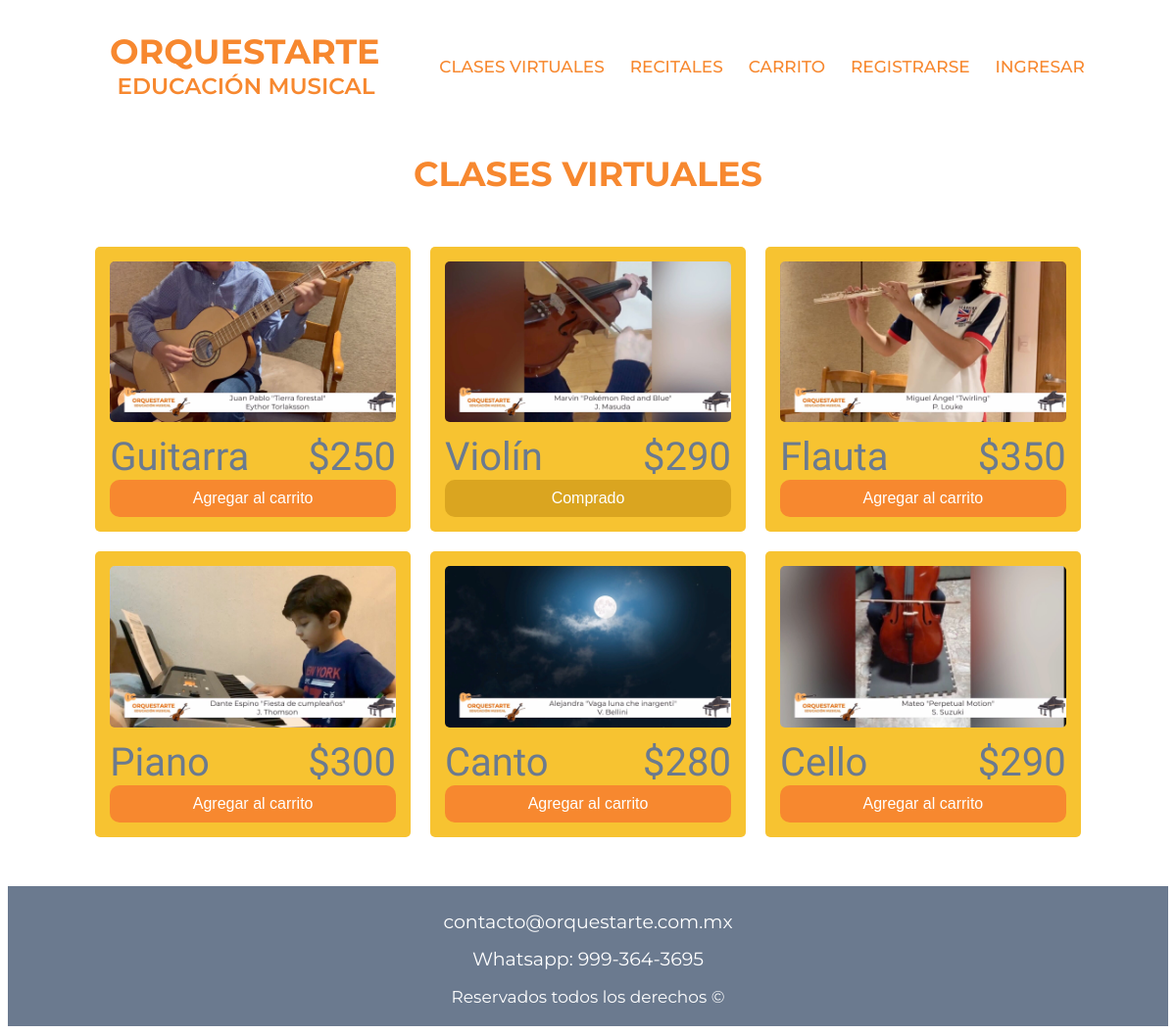
Screenshot of /virtuales with the database file from the repository.
### virtuales/models.py (models this page shows, shortened)
class ClaseVirtual(models.Model):
    title = models.CharField(max_length=30)
    price = models.IntegerField()
    image = models.ImageField(upload_to='virtuales')
    class Meta:
        verbose_name = "clase virtual"
        verbose_name_plural = "clases virtuales"

### virtuales/views.py (the view)
# urls.py: path('virtuales', virtuales_views.virtuales, name="virtuales"),
def virtuales(request):
    model = ClaseVirtual.objects.all()
    carrito = Pedido.objects.all()
    context = {'object_list': model, 'carrito': carrito}
    prueba = Pedido.objects.filter(title='Canto')
    if len(prueba) > 0:
        print(True)
    return render(request, 'virtuales/virtuales.html', context)

### virtuales/templatetags/myTags.py (called while the page is built)
def isOnCart(value):
    query = Pedido.objects.filter(title=value)
    if len(query) > 0:
        return True
    else:
        return False

### virtuales/templates/virtuales/virtuales.html
{% extends 'core/base.html' %}
{% load static %}
{% load myTags %}
{% block content %}
<div class="contenedor titulo">
    <h1>CLASES VIRTUALES</h1>
</div>
<div class="grid-instrumentos contenedor">
    {% for element in object_list %}
        <div class="cuadro-instrumento">
            <img src="{{element.image.url}}" alt="guitarra">
                <div class="clase-info">
                    <p>{{element.title}}</p>
                    <p>${{element.price}}</p>
                </div>
                <a href="{% url 'pedido' element.price element.title %}">
                    {% if element.title|isOnCart %}
                        <button type="button" class='comprado'>Comprado</button>
                    {% else %}
                        <button type="button">Agregar al carrito</button>
                    {% endif %}
                </a>
        </div>
   {% endfor %}
</div>
{% endblock %}

### core/templates/core/base.html (shortened to what this page needs)
{% load static %}
<!DOCTYPE html>
<html lang="es">
<head>
    <link rel="stylesheet" href="{% static 'core/css/style.css' %}">
</head>
<body>
    <header class="header">
        <div class="contenedor">
            <div class="barra">
                <div class="logo">
                    <a href="{% url 'home' %}">
                        <h1 class="logo__linea1">ORQUESTARTE</h1>
                        <h2 class="logo__linea2">EDUCACIÓN MUSICAL</h2>
                    </a>
                </div>
                <div class="navegacion">
                    <a href="{% url 'virtuales' %}" class="navegacion__enlaces">clases virtuales</a>
                    <a href="{% url 'recitales' %}" class="navegacion__enlaces">Recitales</a>
                    <a href="{% url 'carrito' %}" class="navegacion__enlaces">Carrito</a>
                    {% if not request.user.is_authenticated %}
                    <a href="{% url 'signup' %}" class="navegacion__enlaces">Registrarse</a>
                    <a href="{% url 'login' %}" class="navegacion__enlaces">Ingresar</a>
                    {% else %}
                    <a href="{% url 'logout' %}" class="navegacion__enlaces">Salir</a>
                    {% endif %}
                </div>
            </div>
        </div>
    </header>
    {% block content %} {% endblock %}
    <footer>
        <div class="footer">
            <div class="contenedor">
                <div class="derechos">
                    <a href="mailto:contacto@orquestarte.com.mx" class="mailto">contacto@orquestarte.com.mx</a>
                    <a href="https://wa.me/message/JVH4TZ454YCVM1" class="mailto">Whatsapp: 999-364-3695</a>
                    <p class="texto-derechos">Reservados todos los derechos &copy</p>
                </div>
            </div>
        </div>
    </footer>
</body>
</html>

### core/static/core/css/style.css (style rules this page uses)
:root { --fuenteOrquestarte:'Montserrat', sans-serif; --fuenteCitas: 'Amatic SC', cursive; --naranja: #F7882F; --gris: #6b7a8f; --amarillo: #f7c331; --cafe: #dcc7aa; --blanco:#ffffff; }
html { box-sizing: border-box; font-size: 62.5%; }
*,*:before, *:after { box-sizing: inherit; }
.contenedor { max-width: 90%; width: 90; margin: 0 auto; }
a { text-decoration: none; font-family: var(--fuenteOrquestarte); }
h1, h2, h3, h4 { font-family: var(--fuenteOrquestarte); color: var(--naranja); }
h1 { font-size: 3.5rem; }
h2 { font-weight: 600; font-size: 2.3rem; }
img { max-width: 100%; }
.barra { text-align: center; }
.logo a { color: black; }
.logo__linea1 { margin-left: 1rem; margin-bottom: 0; }
.logo__linea2 { margin-left: 1.25rem; margin-top: 0; margin-bottom: 3rem; }
.navegacion__enlaces { color: var(--naranja); text-transform: uppercase; font-size: 1.7rem; font-weight: 500; display: block; margin-bottom: 2rem; }
@media (min-width: 1110px) { .barra { display: grid; grid-template-columns: 1fr 2fr; } }
@media (min-width: 1110px) { .navegacion { display: flex; justify-content: space-evenly; align-items: center; } }
@media (min-width: 1110px) { .navegacion__enlaces { margin-top: 1.5rem; } }
.titulo { text-align: center; }
.footer { padding-top: 1rem; padding-bottom: 2rem; background-color: var(--gris); }
.mailto { color:#fff; display: block; margin-top: 1.5rem; font-size: 1.9rem; }
.derechos { font-family: var(--fuenteOrquestarte); color: var(--blanco); font-size: 1.7rem; margin-bottom: 0; text-align: center; }
.texto-derechos { margin-bottom: 0; }
.grid-instrumentos { display: grid; grid-template-columns: 1fr 1fr 1fr; grid-template-rows: 1fr 1fr; grid-column-gap: 2rem; grid-row-gap: 2rem; margin-bottom: 2rem; padding: 3rem; }
.cuadro-instrumento { background-color: var(--amarillo); padding: 1.5rem; border-radius: 5px; }
.cuadro-instrumento img { border-radius: 5px; margin-bottom: 1rem; }
.cuadro-instrumento p { font-family: var(--fuenteCitas); color: var(--gris); font-size: 4rem; margin: 0; }
.clase-info { display: flex; justify-content: space-between; }
.cuadro-instrumento button { background-color: var(--naranja); border: none; color: var(--blanco); display: inline-block; width: 100%; border-radius: 10px; font-size: 1.6rem; padding: 1rem; }
.cuadro-instrumento .comprado { background-color: goldenrod; }

### rows the page displays
ClaseVirtual: image (picture), title "Guitarra", price "250", shows "Agregar al carrito"
ClaseVirtual: image (picture), title "Violín", price "290", shows "Comprado"
ClaseVirtual: image (picture), title "Flauta", price "350", shows "Agregar al carrito"
ClaseVirtual: image (picture), title "Piano", price "300", shows "Agregar al carrito"
ClaseVirtual: image (picture), title "Canto", price "280", shows "Agregar al carrito"
ClaseVirtual: image (picture), title "Cello", price "290", shows "Agregar al carrito"
